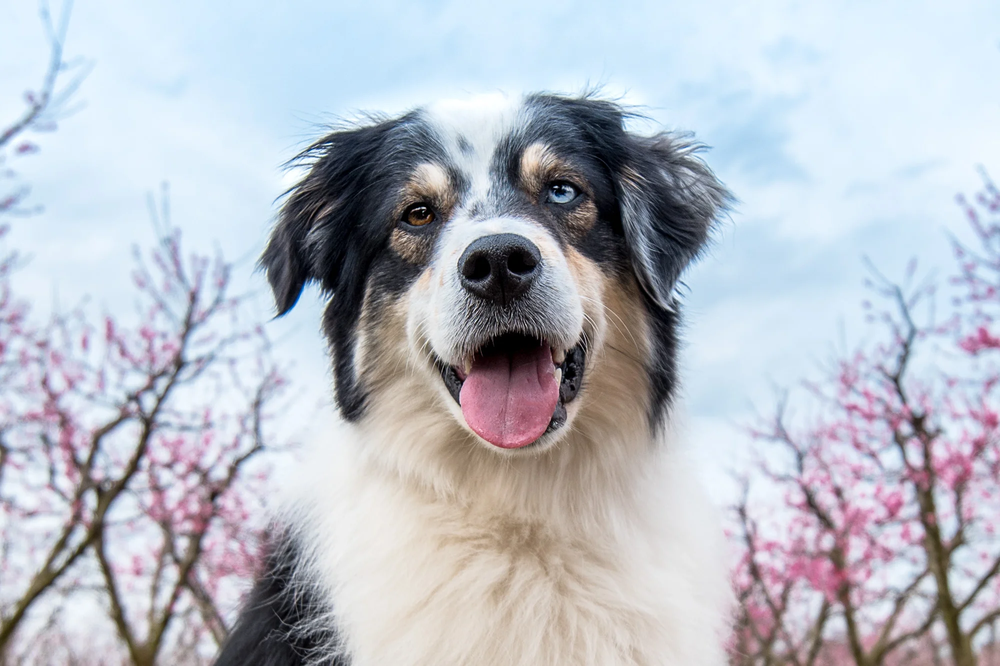
#> input picture dog2.png, 1000 x 666 px, shrunk from 2000 x 1333 before the run
$ python pg8.py
#> lines starting #> are read from the running program, lines starting #| are printed output that depends on the picture; after the words box and inside, x2 and y2 are one past the last pixel; in counts of white or black regions, pixels touching at a corner belong together
#8. convert an rgb image to binary and save it as a new file
from PIL import Image
img = Image.open('dog2.png')
#> img is the input picture: PIL image 1000x666 RGB; mean R, G, B 183.8, 188, 197.4
gray_img = img.convert('L')
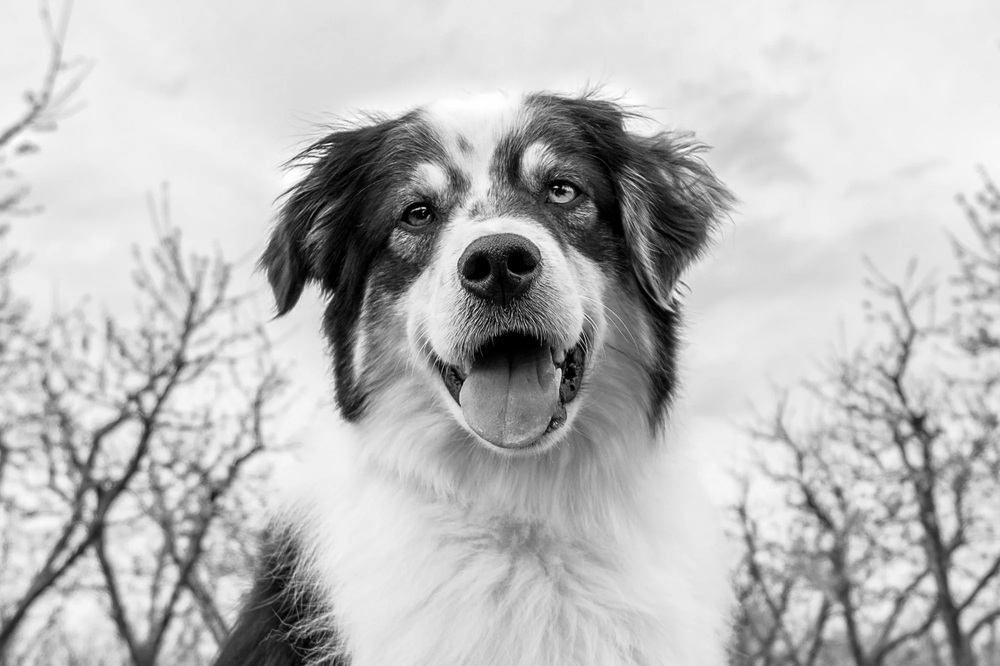
#> gray_img: PIL image 1000x666 L; min 0, max 255, mean 187.8
threshold = 128
binary_img = gray_img.point(lambda p: 255 if p > threshold else 0, mode='1')
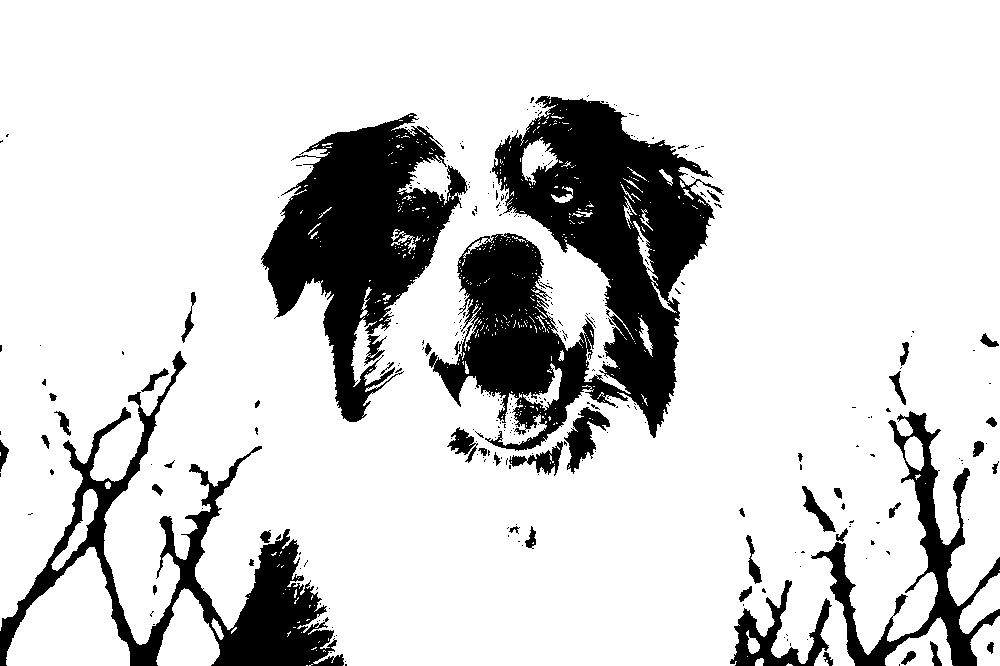
#> binary_img: PIL image 1000x666 1; 82.6% white; 309 black regions (262 under 20 px), largest, box (x1, y1, x2, y2) and area: (429, 96, 724, 451) 48573, (261, 113, 468, 422) 28132, (0, 351, 344, 666) 19906
binary_img.save('binary_image.png')
img.show()
binary_img.show()
print("Image converted to binary successfully")

$ run again, with dog3.png copied over dog2.png
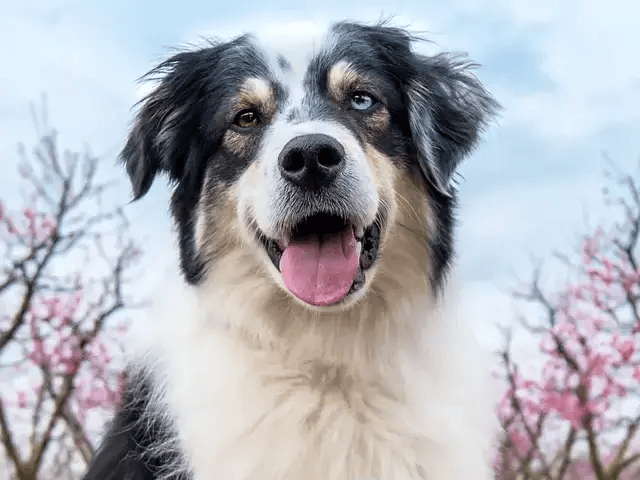
#> input picture dog3.png, 640 x 480 px
#> img is the input picture: PIL image 640x480 P; mean R, G, B 176.6, 178.4, 185.4
#> `gray_img = img.convert('L')`:
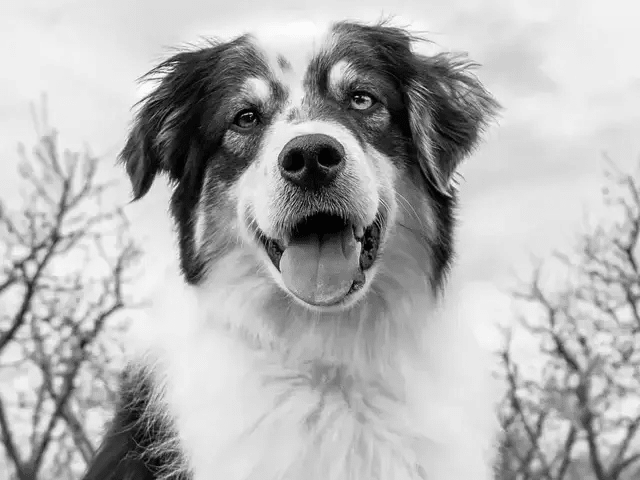
#> gray_img: PIL image 640x480 L; min 3, max 251, mean 178.6
#> `binary_img = gray_img.point(lambda p: 255 if p > threshold else 0, mod..`:
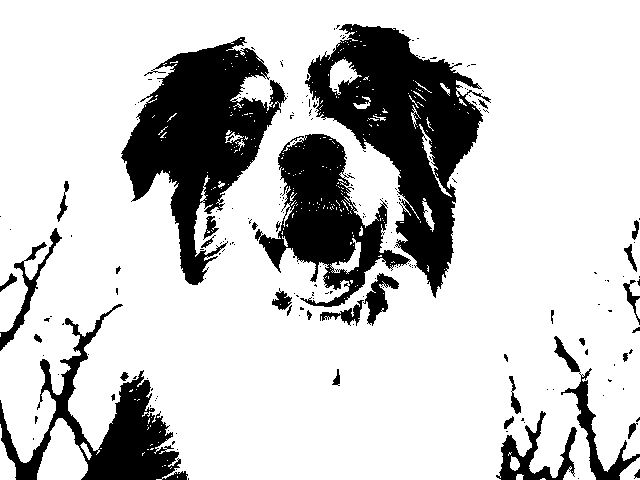
#> binary_img: PIL image 640x480 1; 78.5% white; 201 black regions (166 under 20 px), largest, box (x1, y1, x2, y2) and area: (305, 24, 491, 298) 20255, (121, 37, 287, 285) 17952, (255, 134, 411, 307) 10869

$ run again, with black-dog.jpg saved as dog2.png
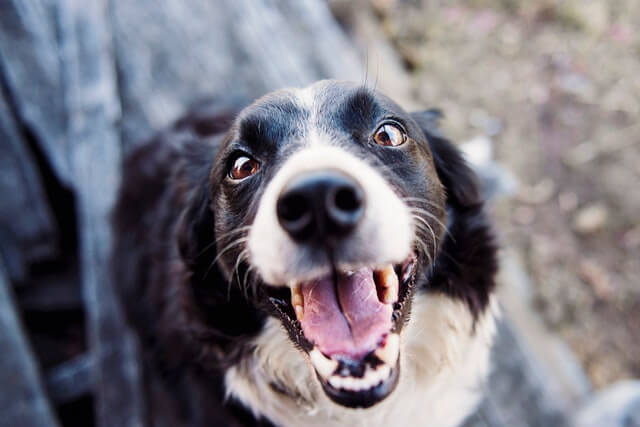
#> input picture black-dog.jpg, 640 x 427 px
#> img is the input picture: PIL image 640x427 RGB; mean R, G, B 122.2, 119, 127.7
#> `gray_img = img.convert('L')`:
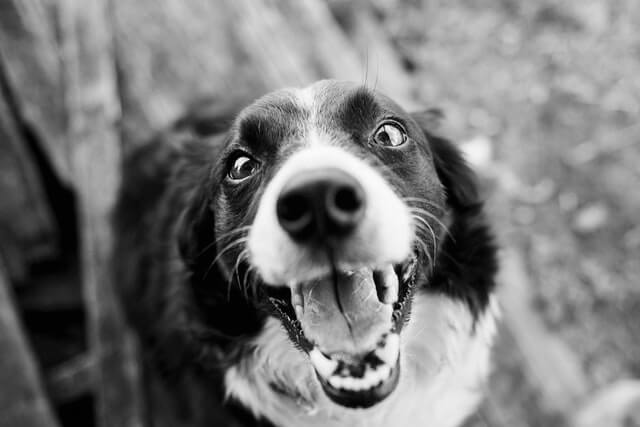
#> gray_img: PIL image 640x427 L; min 0, max 254, mean 120.9
#> `binary_img = gray_img.point(lambda p: 255 if p > threshold else 0, mod..`:
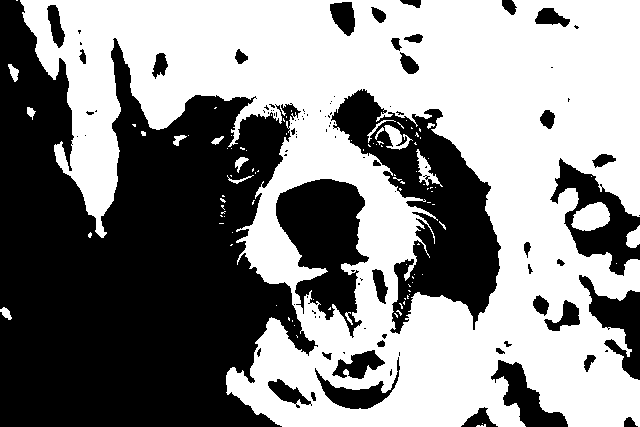
#> binary_img: PIL image 640x427 1; 53.9% white; 102 black regions (62 under 20 px), largest, box (x1, y1, x2, y2) and area: (0, 0, 318, 427) 84602, (331, 89, 501, 334) 16606, (276, 179, 369, 338) 8363
